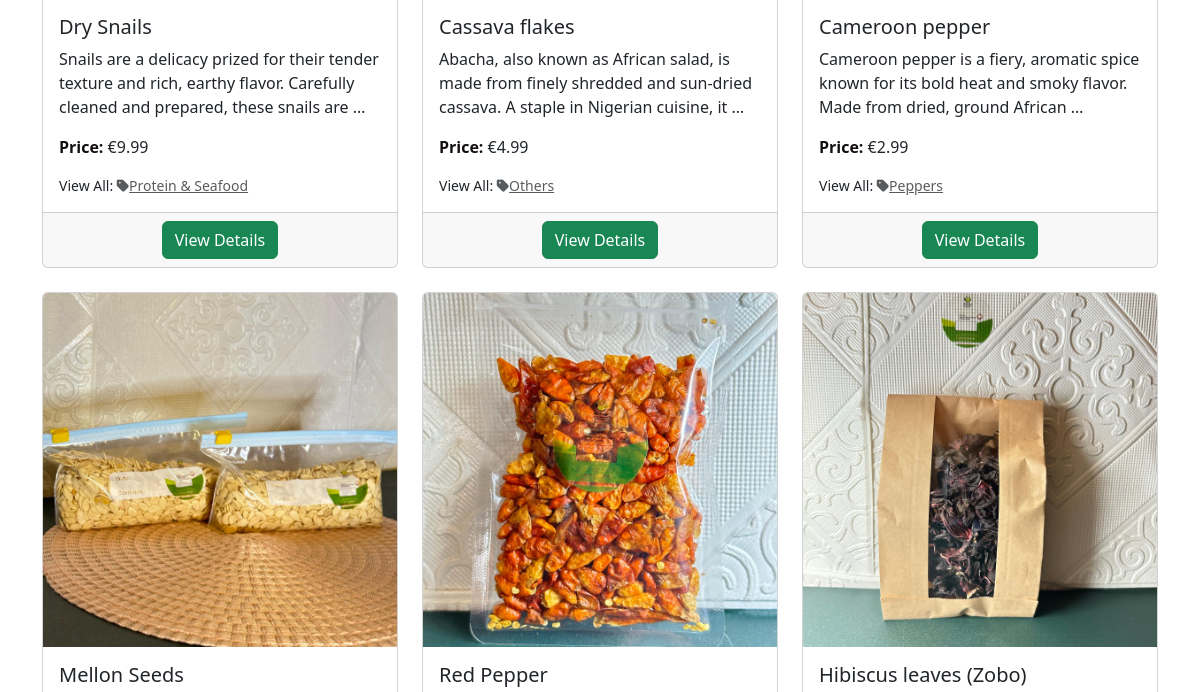
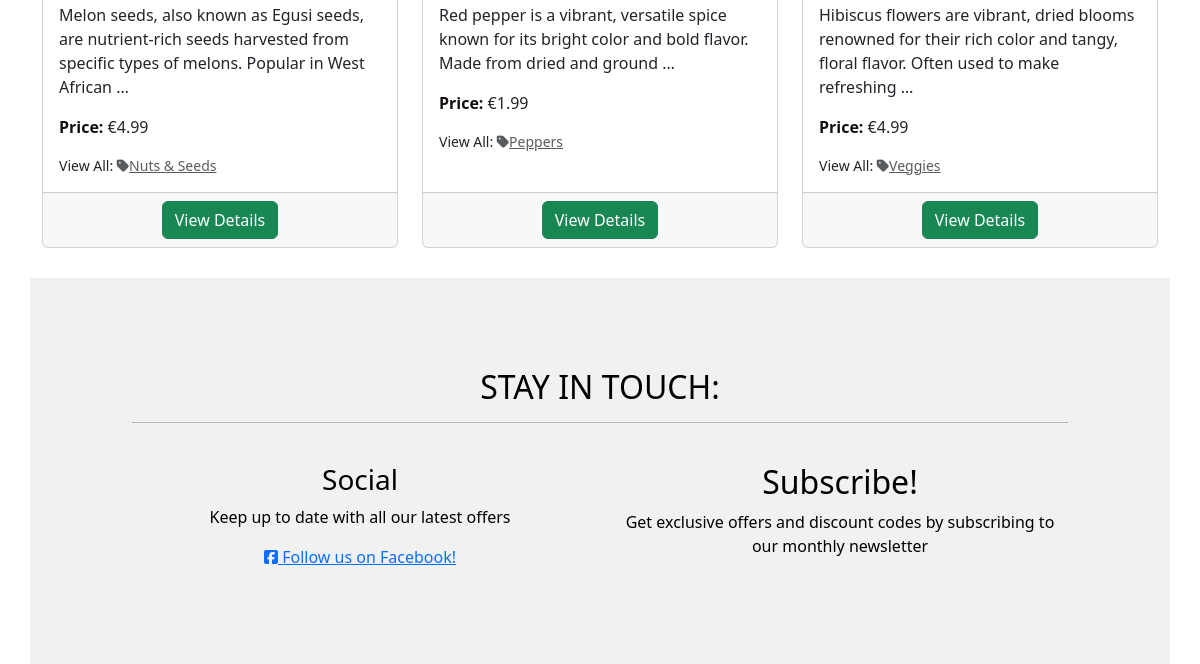
Page /product_catalog/ (lower part) on the earlier database version (2 pictures, top to bottom).
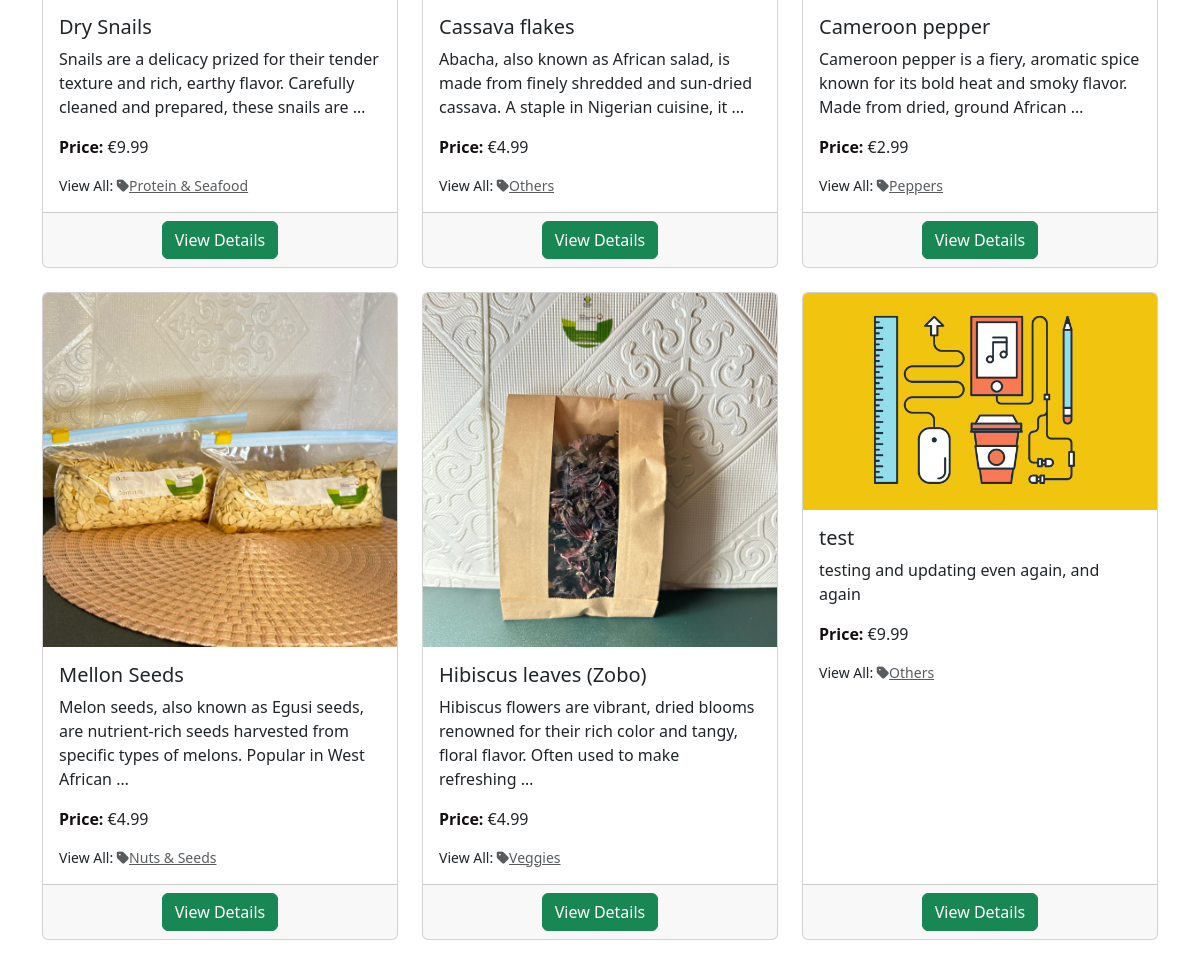
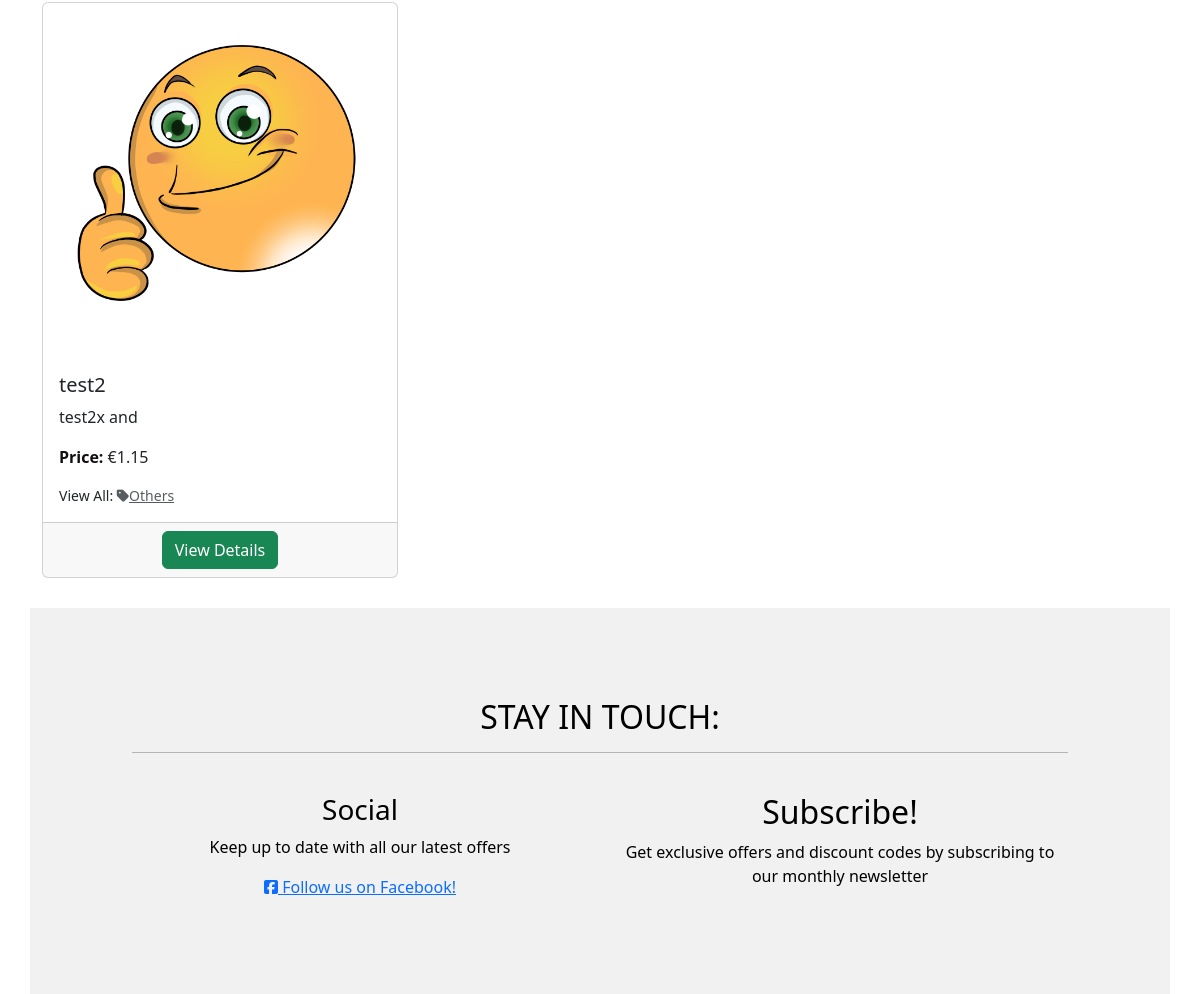
Same page on the later database version (2 pictures, top to bottom).
### product_catalog/models.py (models this page shows, shortened)
class Product(models.Model):
    name = models.CharField(max_length=255)
    sku = models.CharField(max_length=254, null=True, blank=True)
    category = models.ForeignKey(Category, null=True, blank=True, related_name='products', on_delete=models.SET_NULL)
    description = models.TextField()
    price = models.DecimalField(max_digits=10, decimal_places=2)
    discount_price = models.DecimalField(max_digits=10, decimal_places=2, null=True, blank=True)
    stock = models.IntegerField()
    image = models.ImageField(null=True, blank=True, default='static/media/background-image.jpg')
    rating = models.DecimalField(max_digits=6, decimal_places=2, null=True, blank=True)
    image_url = models.URLField(max_length=1024, null=True, blank=True)
    created_at = models.DateTimeField(auto_now_add=True)
    updated_at = models.DateTimeField(auto_now=True)
    is_active = models.BooleanField(default=True)
    is_vegan = models.BooleanField(default=False)
    is_gluten_free = models.BooleanField(default=False)
    expiration_date = models.DateField(null=True, blank=True)
    country = models.ForeignKey(Country, on_delete=models.SET_NULL, null=True, blank=True, default=1)

class Category(models.Model):
    class Meta:
        verbose_name_plural = 'Categories'
    name = models.CharField(max_length=250)
    friendly_name = models.CharField(max_length=250, null=True, blank=True)

### product_catalog/views.py (the view)
# urls.py: path('', views.product_list, name='product_list'),
def product_list(request):
    query = request.GET.get('q', '').strip()
    category_name = request.GET.get('category')
    products = Product.objects.filter(is_active=True)
    vegan = request.GET.get('vegan', '')
    gluten_free = request.GET.get('gluten_free', '')
    country = request.GET.get('country', '')
    if vegan:
        products = products.filter(is_vegan=True)
    if gluten_free:
        products = products.filter(is_gluten_free=True)
    if country:
        products = products.filter(country__name=country)
    countries = Country.objects.all()
    if category_name:
        products = products.filter(category__name__iexact=category_name)
        query = ''  # Reset query when a category is selected
    if query:
        products = products.filter(
            Q(name__icontains=query) |
            Q(description__icontains=query)
        )
        category_name = '' # Clear the category query
    if products.count() == 0:
        messages.info(request, "No products found matching your criteria. Please try again with different filters or a search term.")
    if request.GET and not query and not category_name and not vegan and not gluten_free and not country:
        messages.warning(request, "You didn't enter a search term or select a category. Please try again.")
    context = {
        'products': products,
        'query': query,
        'category_name': category_name,
        'categories': Category.objects.all(),  # For the category dropdown
        'countries': countries,
        'vegan': vegan,
        'gluten_free': gluten_free,
        'selected_country': country,
    }
    return render(request, 'product_catalog/product_list.html', context)

### product_catalog/templates/product_catalog/product_list.html (shortened to what this page needs)
{% extends "base.html" %}
{% load static %}
{% block content %}
<div class="container my-4">
    <div class="row row-cols-1 row-cols-md-3 g-4">
        {% for product in products %}
        <div class="col">
            <div class="card h-100">
                <img src="{{ product.image.url }}" class="card-img-top" alt="{{ product.name }}">
                <div class="card-body">
                    <h5 class="card-title">{{ product.name }}</h5>
                    <p class="card-text">{{ product.description|truncatewords:20 }}</p>
                    <p class="card-text"><strong>Price:</strong> €{{ product.price }}</p>
                    {% if product.category %}
                    <p class="small mt-1 mb-0">View All:
                        <a class="text-muted" href="{% url 'product_list' %}?category={{ product.category.name }}">
                            <i class="fas fa-tag mr-1"></i>{{ product.category.friendly_name }}
                        </a>
                    </p>
                    {% endif %}
                </div>
                <div class="card-footer text-center">
                    <a href="{% url 'product_detail' product.id %}" class="btn btn-success">View Details</a>
                </div>
            </div>
        </div>
        {% endfor %}
    </div>
</div>
{% endblock %}

### templates/base.html (shortened to what this page needs)
{% load static %}
<!doctype html>
<html lang="en">
<head>
  {% block corecss %}
  <link href="https://cdn.jsdelivr.net/npm/bootstrap@5.3.3/dist/css/bootstrap.min.css" rel="stylesheet"
>
  <link rel="stylesheet" href="{% static 'css/base.css' %}?v=1.0">
  {% endblock %}
</head>
<body>
    <link rel="stylesheet" href="https://cdn.jsdelivr.net/npm/bootstrap-icons@1.5.0/font/bootstrap-icons.css">
  <main class="content">
    {% block content %}
    {% endblock content %}
  </main>
  <footer class="container-wrapper footer">
    <div class="container quotes-container content-container">
      <section class="footer">
        <div class="row">
          <div class="col-12 page-header mb-4">
            <h2 class="text-uppercase">Stay in touch:</h2>
            <hr class="block-divider block-divider--short">
          </div>
        </div>
        <div class="row">
          <div class="col-12 col-md-6">
            <h3>Social</h3>
            <p>Keep up to date with all our latest offers</p>
            <a href="#" target="_blank"><i class="fab fa-facebook-square"></i> Follow us on Facebook!</a>
          </div>
          <div class="col-12 col-md-6">
            <h2>Subscribe!</h2>
            <p>Get exclusive offers and discount codes by subscribing to our monthly newsletter</p>
          </div>
        </div>
      </section>
    </div>
  </footer>
</body>
</html>

### static/css/base.css (style rules this page uses)
html, body { margin: 0; padding: 0; height: 100%; color: black; }
.content { flex: 1; }
.footer { background-color: #f1f1f1; padding: 30px; margin: 30px; text-align: center; }
strong { color: rgb(19, 15, 15); }

Differences in the rows shown:
removed Product: image (picture), name "Red Pepper", description "Red pepper is a vibrant, versatile spice known for its bright color and bold flavor. Made from dried and ground …", price "1.99", category.friendly_name "Peppers"
added Product: image (picture), name "test", description "testing and updating even again, and again", price "9.99", category.friendly_name "Others"
added Product: image (picture), name "test2", description "test2x and", price "1.15", category.friendly_name "Others"
